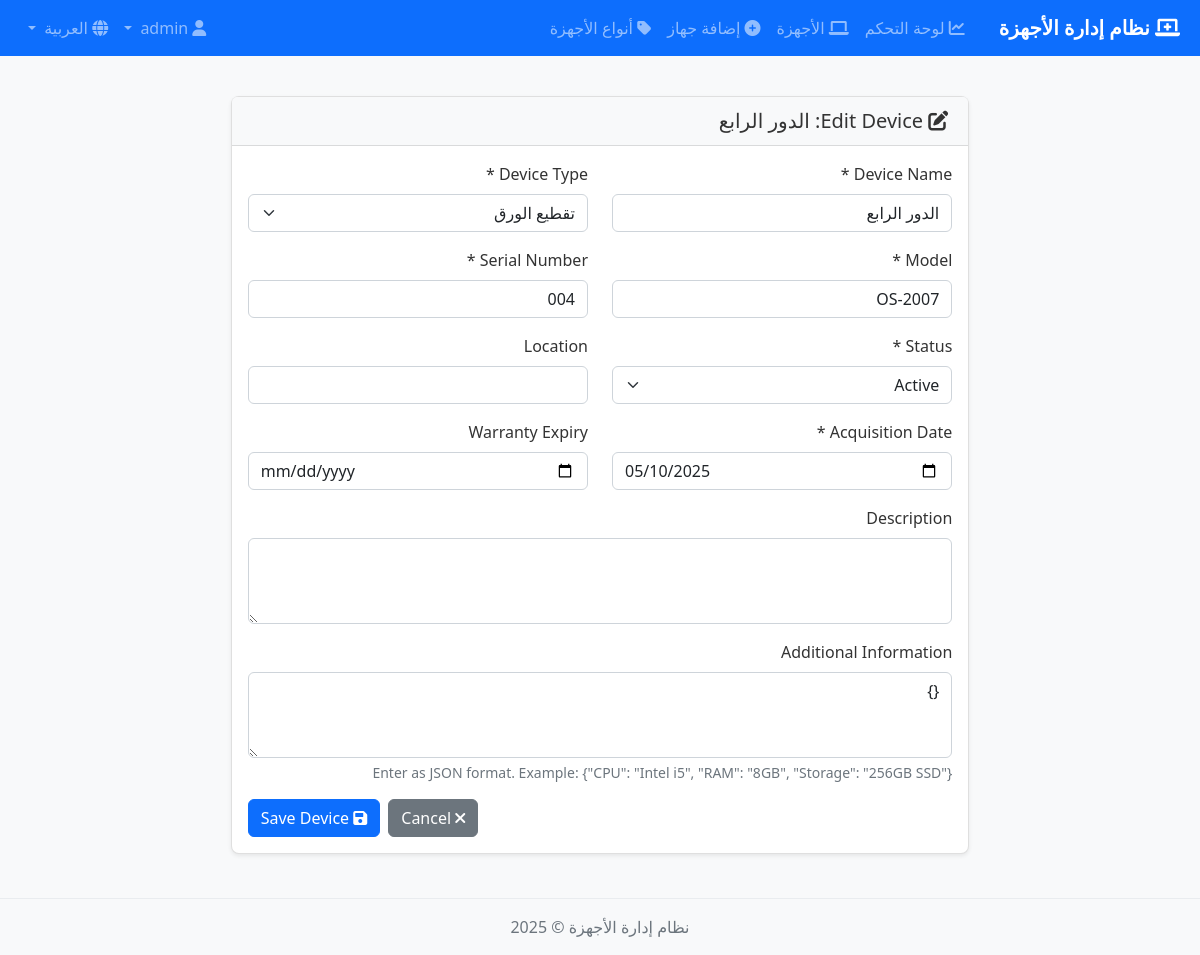
Page /ar/inventory/devices/2/edit/ (signed in) on the committed database.
### inventory/models.py (models this page shows, shortened)
class Device(models.Model):
    STATUS_CHOICES = (
        ('active', 'Active'),
        ('maintenance', 'Under Maintenance'),
        ('repair', 'In Repair'),
        ('retired', 'Retired'),
    )
    name = models.CharField(max_length=100)
    device_type = models.ForeignKey(DeviceType, on_delete=models.CASCADE, related_name='devices')
    model = models.CharField(max_length=100)
    serial_number = models.CharField(max_length=100, unique=True)
    barcode = models.UUIDField(default=uuid.uuid4, editable=False, unique=True)
    status = models.CharField(max_length=20, choices=STATUS_CHOICES, default='active')
    description = models.TextField(blank=True)
    location = models.CharField(max_length=200, blank=True)
    acquisition_date = models.DateField(default=timezone.now)
    warranty_expiry = models.DateField(null=True, blank=True)
    additional_info = models.JSONField(default=dict, blank=True)
    created_by = models.ForeignKey(User, on_delete=models.SET_NULL, null=True, related_name='created_devices')
    created_at = models.DateTimeField(auto_now_add=True)
    updated_at = models.DateTimeField(auto_now=True)
    class Meta:
        ordering = ['-updated_at']

### inventory/views.py (the view)
# urls.py: path('devices/<int:pk>/edit/', views.device_update, name='device_update'),
@login_required
def device_update(request, pk):
    device = get_object_or_404(Device, pk=pk)
    if not request.user.has_perm('inventory.change_device'):
        messages.error(request, 'You do not have permission to edit devices.')
        return redirect('inventory:device_detail', pk=device.pk)
    if request.method == 'POST':
        form = DeviceForm(request.POST, instance=device)
        if form.is_valid():
            device = form.save()
            messages.success(request, f'Device "{device.name}" has been updated.')
            return redirect('inventory:device_detail', pk=device.pk)
    else:
        form = DeviceForm(instance=device)
    context = {
        'form': form,
        'device': device,
        'title': 'Edit Device',
    }
    return render(request, 'inventory/device_form.html', context)

### inventory/models.py (called while the page is built)
    def __str__(self):
        return self.name

### templates/inventory/device_form.html (shortened to what this page needs)
{% extends 'base.html' %}
{% load i18n %}
{% block content %}
<div class="container-fluid">
    <div class="row justify-content-center">
        <div class="col-lg-8">
            <div class="card shadow-sm">
                <div class="card-header bg-light">
                    <h2 class="h5 mb-0">
                        {% if device %}
                        <i class="fas fa-edit"></i> Edit Device: {{ device.name }}
                        {% else %}
                        <i class="fas fa-plus-circle"></i> Add New Device
                        {% endif %}
                    </h2>
                </div>
                <div class="card-body">
                    <form method="post">
                        <div class="row mb-3">
                            <div class="col-md-6">
                                <label for="{{ form.name.id_for_label }}" class="form-label">{% trans "Device Name" %} *</label>
                                {{ form.name }}
                            </div>
                            <div class="col-md-6">
                                <label for="{{ form.device_type.id_for_label }}" class="form-label">Device Type *</label>
                                {{ form.device_type }}
                            </div>
                        </div>
                        <div class="row mb-3">
                            <div class="col-md-6">
                                <label for="{{ form.model.id_for_label }}" class="form-label">Model *</label>
                                {{ form.model }}
                            </div>
                            <div class="col-md-6">
                                <label for="{{ form.serial_number.id_for_label }}" class="form-label">Serial Number *</label>
                                {{ form.serial_number }}
                            </div>
                        </div>
                        <div class="row mb-3">
                            <div class="col-md-6">
                                <label for="{{ form.status.id_for_label }}" class="form-label">Status *</label>
                                {{ form.status }}
                            </div>
                            <div class="col-md-6">
                                <label for="{{ form.location.id_for_label }}" class="form-label">Location</label>
                                {{ form.location }}
                            </div>
                        </div>
                        <div class="row mb-3">
                            <div class="col-md-6">
                                <label for="{{ form.acquisition_date.id_for_label }}" class="form-label">Acquisition Date *</label>
                                {{ form.acquisition_date }}
                            </div>
                            <div class="col-md-6">
                                <label for="{{ form.warranty_expiry.id_for_label }}" class="form-label">Warranty Expiry</label>
                                {{ form.warranty_expiry }}
                            </div>
                        </div>
                        <div class="mb-3">
                            <label for="{{ form.description.id_for_label }}" class="form-label">Description</label>
                            {{ form.description }}
                        </div>
                        <div class="mb-3">
                            <label for="{{ form.additional_info.id_for_label }}" class="form-label">Additional Information</label>
                            {{ form.additional_info }}
                            <div class="form-text text-muted">
                                Enter as JSON format. Example: {"CPU": "Intel i5", "RAM": "8GB", "Storage": "256GB SSD"}
                            </div>
                        </div>
                        <div class="d-grid gap-2 d-md-flex justify-content-md-end">
                            <a href="{% if device %}{% url 'inventory:device_detail' pk=device.id %}{% else %}{% url 'inventory:device_list' %}{% endif %}" class="btn btn-secondary">
                                <i class="fas fa-times"></i> Cancel
                            </a>
                            <button type="submit" class="btn btn-primary">
                                <i class="fas fa-save"></i> Save Device
                            </button>
                        </div>
                    </form>
                </div>
            </div>
        </div>
    </div>
</div>
{% endblock %}

### static/css/style.css (style rules this page uses)
body { font-family: 'Segoe UI', Tahoma, Geneva, Verdana, sans-serif; background-color: #f8f9fa; color: #333; }
.container-fluid { padding: 0 20px; }
.card { border-radius: 8px; border: 1px solid rgba(0, 0, 0, 0.125); box-shadow: 0 0.125rem 0.25rem rgba(0, 0, 0, 0.075); margin-bottom: 20px; }
.card-header { border-bottom: 1px solid rgba(0, 0, 0, 0.125); background-color: #f8f9fa; padding: 0.75rem 1.25rem; }
.form-control, .form-select { border-radius: 6px; }
.btn { border-radius: 6px; font-weight: 500; }
.btn-primary { background-color: #0d6efd; border-color: #0d6efd; }

### rows in the picture
Device: name "الدور الرابع", device_type "تقطيع الورق", model "OS-2007", serial_number "004", status "Active", acquisition_date "05/10/2025", additional_info "{}"
